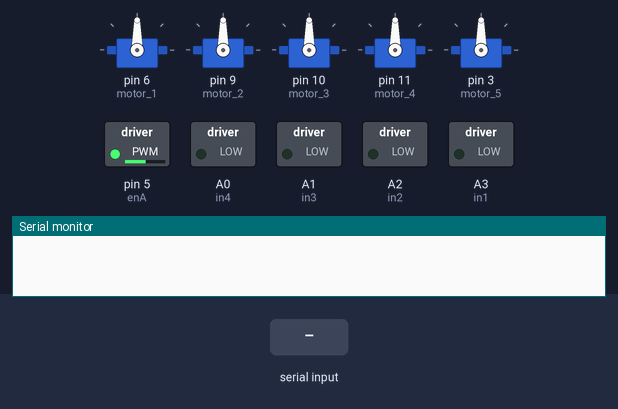
A sketch run on a simulated Arduino Uno, built with avr-gcc and run on an emulated ATmega328P. Shown: 5 × servo, switched loads named in the sketch (green lamp = pin HIGH), the last lines printed to the serial monitor. The inputs (shaded band) are chosen by the test bench.

Above: at 2.2 s.
2.3 s: "1\n" received over Serial
At 2.47 s:
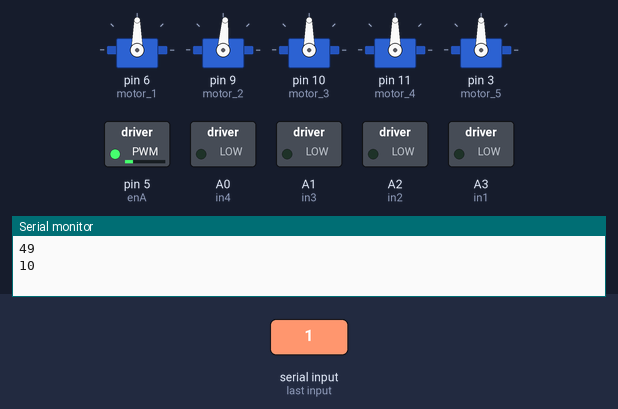
5.3 s: byte 1 (1) received over Serial
At 6.5 s:
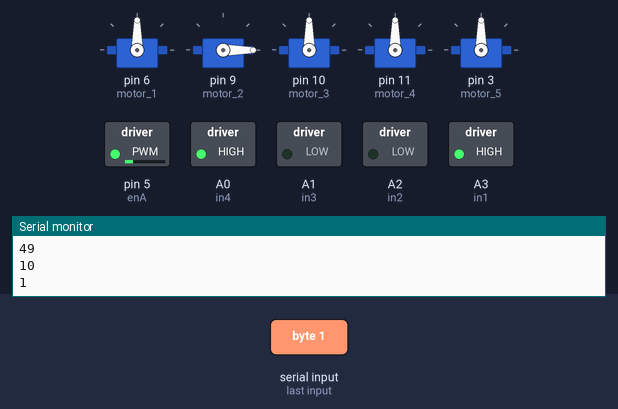
6.8 s: byte 2 (2) received over Serial
At 7.8 s:
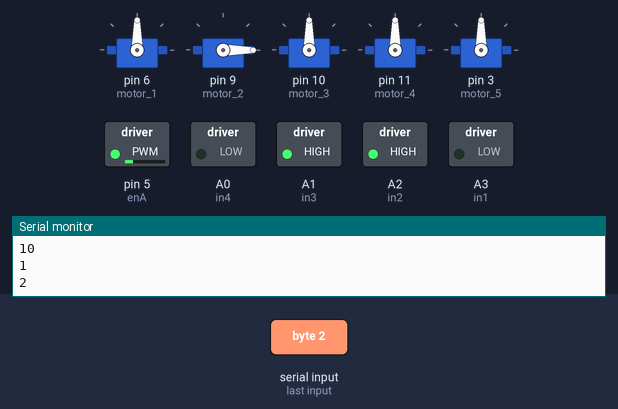
8.3 s: byte 3 (3) received over Serial
At 9.0 s:
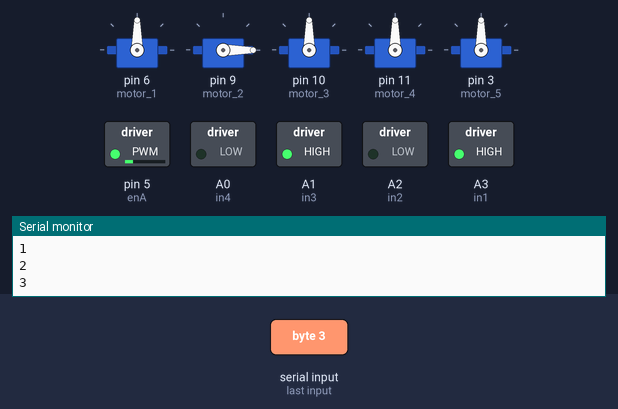
9.8 s: byte 4 (4) received over Serial
At 10.2 s:
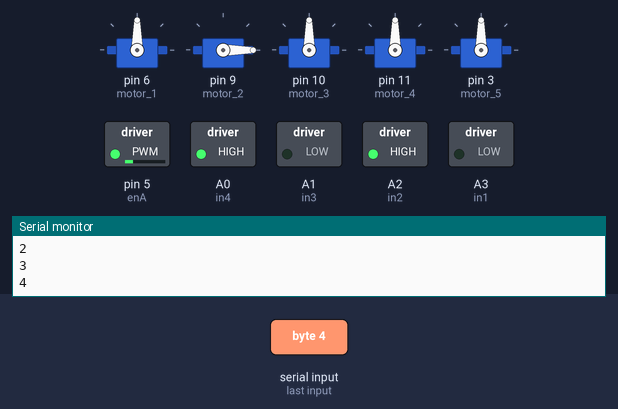
11.3 s: byte 8 (8) received over Serial
At 12.7 s:
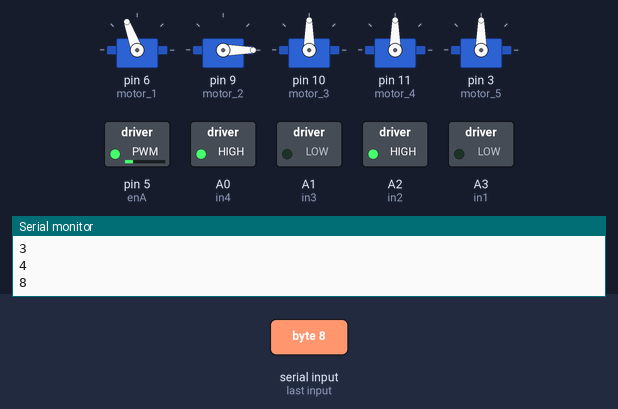
Timing chart, 0 to 13.8 s (numbered marks = the images above; inputs shaded):
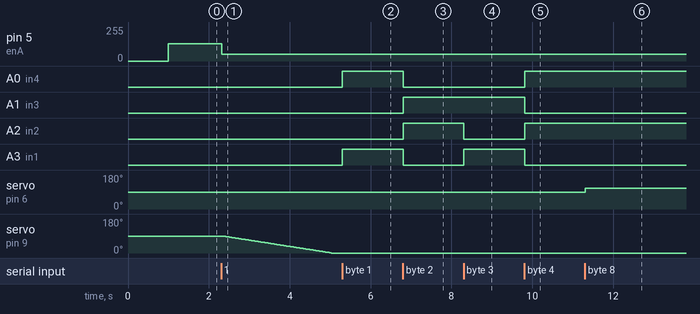

Measured:
- after the input at 2.3 s, pin 5 (enA): 130/255 → 49/255 at once; servo on pin 9 (motor_2): moves from 90° to 0° over 2.7 s, starting after 0.05 s
- after the input at 5.3 s, A0 (in4), A3 (in1): LOW → HIGH at once
- after the input at 6.8 s, A0 (in4), A3 (in1): HIGH → LOW at once; A1 (in3), A2 (in2): LOW → HIGH at once
- after the input at 8.3 s, A2 (in2): HIGH → LOW at once; A3 (in1): LOW → HIGH at once
- after the input at 9.8 s, A0 (in4), A2 (in2): LOW → HIGH at once; A1 (in3), A3 (in1): HIGH → LOW at once
- after the input at 11.3 s, servo on pin 6 (motor_1): 90° → 110° at once

The sketch:

servo_arm.ino
```cpp
#include <Servo.h>

Servo motor_1;
Servo motor_2;
Servo motor_3;
Servo motor_4;
Servo motor_5;

#define enA 5  //Enable1 L298 Pin enA
#define in1 A3 //Motor1  L298 Pin in1
#define in2 A2 //Motor1  L298 Pin in1
#define in3 A1 //Motor2  L298 Pin in1
#define in4 A0 //Motor2  L298 Pin in1
#define enB 5  //Enable2 L298 Pin enB

int servo1 = 90;
int servo2 = 90;
int servo3 = 40;
int servo4 = 50;
int servo5 = 90;

int bt_data;
int Speed = 130;

void setup() {

  Serial.begin(9600); // initialize serial communication at 9600 bits per second:

  motor_1.attach(6);
  motor_2.attach(9);
  motor_3.attach(10);
  motor_4.attach(11);
  motor_5.attach(3);

  //motor_1.write(servo1);
  motor_2.write(servo2);
  //motor_3.write(servo3);
  //motor_4.write(servo4);
  //motor_5.write(servo5);

  pinMode(enA, OUTPUT); // declare as output for L298 Pin enA
  pinMode(in1, OUTPUT); // declare as output for L298 Pin in1
  pinMode(in2, OUTPUT); // declare as output for L298 Pin in2
  pinMode(in3, OUTPUT); // declare as output for L298 Pin in3
  pinMode(in4, OUTPUT); // declare as output for L298 Pin in4
  pinMode(enB, OUTPUT); // declare as output for L298 Pin enB

  delay(1000);
}

void loop() {
  //if some date is sent, reads it and saves in state

  if (Serial.available() > 0) {
    bt_data = Serial.read();
    Serial.println(bt_data);
    if (bt_data > 20) {
      Speed = bt_data;
    }
  }

  analogWrite(enA, Speed); // Write The Duty Cycle 0 to 255 Enable Pin A for Motor1 Speed
  analogWrite(enB, Speed); // Write The Duty Cycle 0 to 255 Enable Pin B for Motor2 Speed


  if (bt_data == 1) {
    forword();  // if the bt_data is '1' the DC motor will go forward
  }
  else if (bt_data == 2) {
    backword(); // if the bt_data is '2' the motor will Reverse
  }
  else if (bt_data == 3) {
    turnLeft(); // if the bt_data is '3' the motor will turn left
  }
  else if (bt_data == 4) {
    turnRight(); // if the bt_data is '4' the motor will turn right
  }
  else if (bt_data == 5) {
    Stop();  // if the bt_data '5' the motor will Stop
    motor_1.write(90);
    //    motor_2.write(90);
    motor_3.write(90);
    motor_4.write(90);
    motor_5.write(90);
  }

  else if (bt_data == 6) {
    turnLeft();
    delay(400);
    bt_data = 5;
  }
  else if (bt_data == 7) {
    turnRight();
    delay(400);
    bt_data = 5;
  }

  else if (bt_data == 8) {
    //    if (servo1 < 180) {
    //      servo1 = servo1 + 1;
    //    }
    motor_1.write(110);
  }
  else if (bt_data == 9) {
    //    if (servo1 > 0) {
    //      servo1 = servo1 - 1;
    //    }
    motor_1.write(80);
  }

  else if (bt_data == 10) {
    if (servo2 > 0) {
      servo2 = servo2 - 1;
    }
    motor_2.write(servo2);
  }
  else if (bt_data == 11) {
    if (servo2 < 180) {
      servo2 = servo2 + 1;
    }
    motor_2.write(servo2);
  }

  else if (bt_data == 12) {
    //    if (servo3 > 0) {
    //      servo3 = servo3 - 1;
    //    }
    motor_3.write(100);
  }
  else if (bt_data == 13) {
    //    if (servo3 < 180) {
    //      servo3 = servo3 + 1;
    //    }
    motor_3.write(80);
  }

  else if (bt_data == 14) {
    //    if (servo4 < 180) {
    //      servo4 = servo4 + 1;
    //    }
    motor_4.write(80);
  }
  else if (bt_data == 15) {
    //    if (servo4 > 0) {
    //      servo4 = servo4 - 1;
    //    }
    motor_4.write(110);
  }

  else if (bt_data == 16) {
    //    if (servo5 > 90) {
    //      servo5 = servo5 - 1;
    //    }
    motor_5.write(80);
  }
  else if (bt_data == 17) {
    //    if (servo5 < 150) {
    //      servo5 = servo5 + 1;
    //    }
    motor_5.write(110);
  }

  delay(30);
}


void forword() { //forword
  digitalWrite(in1, HIGH); //Right Motor forword Pin
  digitalWrite(in2, LOW);  //Right Motor backword Pin
  digitalWrite(in3, LOW);  //Left Motor backword Pin
  digitalWrite(in4, HIGH); //Left Motor forword Pin
}

void backword() { //backword
  digitalWrite(in1, LOW);  //Right Motor forword Pin
  digitalWrite(in2, HIGH); //Right Motor backword Pin
  digitalWrite(in3, HIGH); //Left Motor backword Pin
  digitalWrite(in4, LOW);  //Left Motor forword Pin
}

void turnRight() { //turnRight
  digitalWrite(in1, LOW);  //Right Motor forword Pin
  digitalWrite(in2, HIGH); //Right Motor backword Pin
  digitalWrite(in3, LOW);  //Left Motor backword Pin
  digitalWrite(in4, HIGH); //Left Motor forword Pin
}

void turnLeft() { //turnLeft
  digitalWrite(in1, HIGH); //Right Motor forword Pin
  digitalWrite(in2, LOW);  //Right Motor backword Pin
  digitalWrite(in3, HIGH); //Left Motor backword Pin
  digitalWrite(in4, LOW);  //Left Motor forword Pin
}

void Stop() { //stop
  digitalWrite(in1, LOW); //Right Motor forword Pin
  digitalWrite(in2, LOW); //Right Motor backword Pin
  digitalWrite(in3, LOW); //Left Motor backword Pin
  digitalWrite(in4, LOW); //Left Motor forword Pin
}
```
